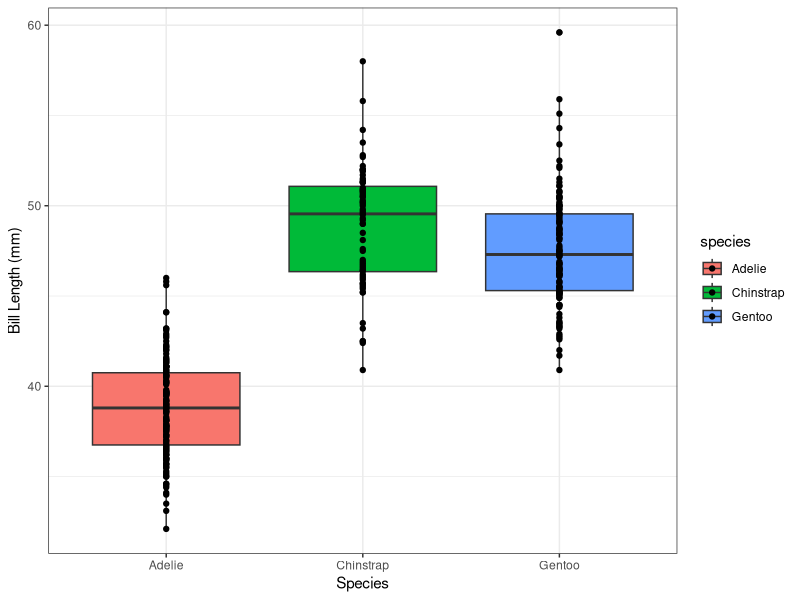
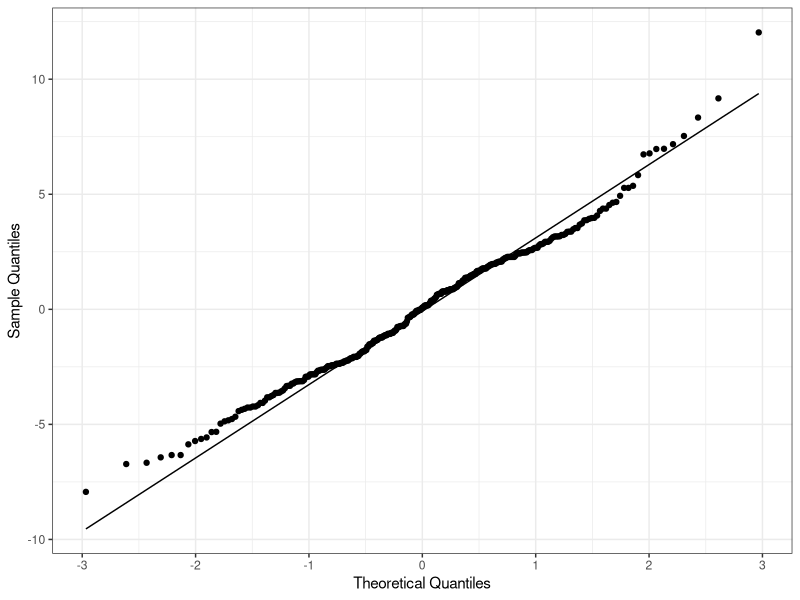
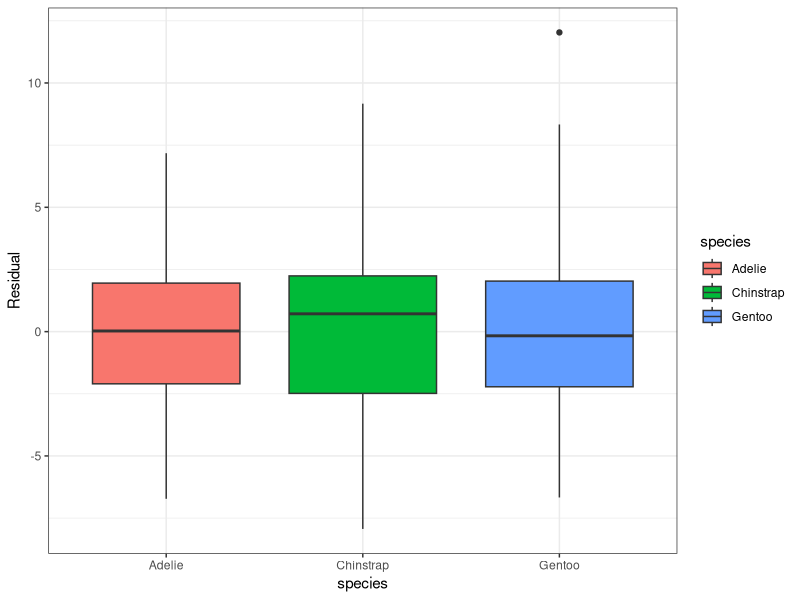

The R source for these figures, in order:
## ---- chunk 1
knitr::opts_chunk$set(echo = TRUE)
# outside of the markdown install the palmerpenguins data package and multcomp #
library(palmerpenguins)
library(multcomp)
library(tidyverse)
## ---- chunk 2
# load data #
data("penguins")
## ---- chunk 3
MyBoxplot <- penguins %>% ggplot(aes(x = species, y = bill_length_mm, fill = species)) +
  geom_boxplot() +
  theme_bw() + 
  geom_point() +
  ylab("Bill Length (mm)") +
  xlab("Species")

MyBoxplot
## ---- chunk 4
MyModel <- aov(bill_length_mm ~ 0 + species, data = penguins)

summary(MyModel)
## ---- chunk 5

penguins <- na.omit(penguins) %>% group_by(species) %>% mutate(Residual = bill_length_mm - mean(bill_length_mm))

QQ <- ggplot(penguins, aes(sample = Residual)) +
  geom_qq() +
  geom_qq_line() +
  theme_bw() +
  xlab("Theoretical Quantiles") + 
  ylab("Sample Quantiles")

QQ
## ---- chunk 6
Variance <- ggplot(penguins, aes(x = species, y = Residual, fill = species)) +
  geom_boxplot() +
  theme_bw()

Variance

penguins %>% summarise(Variance = var(Residual))

## ---- chunk 7
levels(penguins$species) #Using this to know what order the contrasts matrix must be
## ---- chunk 8
mycontrasts <- rbind(c(1, -1, 0), 
                     c(1, 0, -1))

rownames(mycontrasts) <- c("Adelie - Chinstrap",
                           "Adelie - Gentoo")

summary(glht(MyModel, linfct = mycontrasts), test = adjusted("none"))
## ---- chunk 9
summary(glht(MyModel, linfct = mcp(species = "Tukey")))
